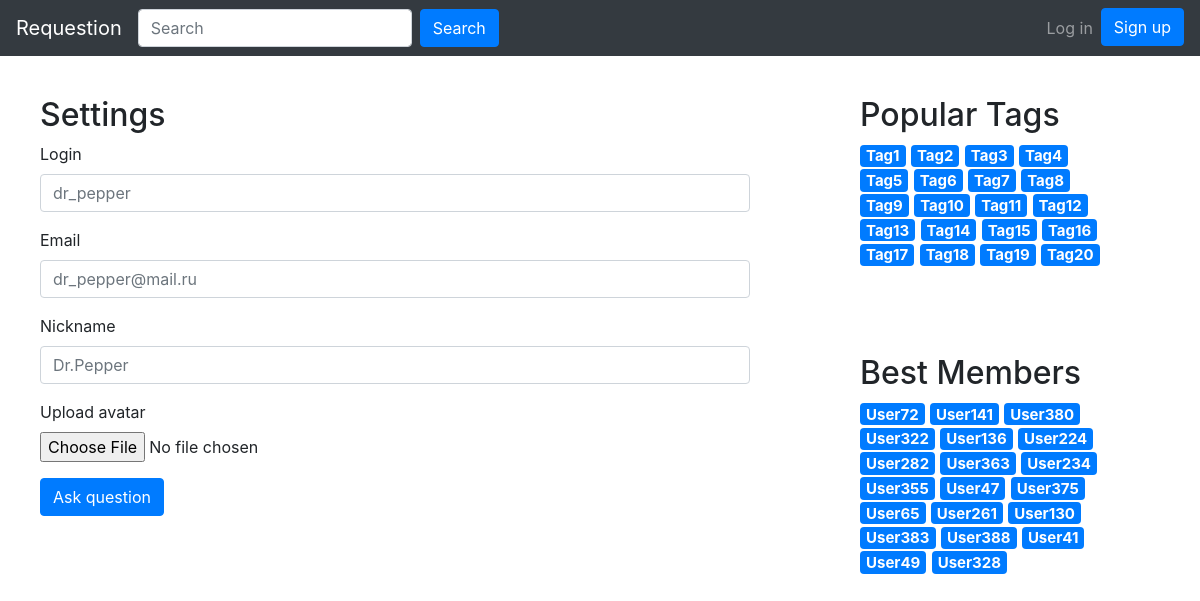
The page /settings on the database its author committed.
### ask/models.py (models this page shows)
class Tag(models.Model):
    id = models.AutoField(primary_key=True)
    name = models.CharField(max_length=100)
    path = models.CharField(max_length=100)
    objects = TagManager()
    def __str__(self):
        return self.name

class User(models.Model):
    id = models.AutoField(primary_key=True)
    username=models.CharField(max_length=100)
    registration_date = models.DateTimeField(default=timezone.now())
    rating = models.IntegerField(default=0)
    path = models.CharField(max_length=200)
    objects = UserManager()
    def __str__(self):
        return self.username

### ask/views.py (the view)
# urls.py: path('settings', views.settings, name='settings')
def settings(request):
    template = loader.get_template("settings.html")
    context = {
        "title": "Settings",
        "side_tags": {
            "title": "Popular Tags",
            "tags": Tag.objects.get_most_popular(SIDE_TAGS_NUMBER)
        },
        "best_members": {
            "title": "Best Members",
            "tags": User.objects.get_most_popular(SIDE_USERS_NUMBER)
        }
    }
    return HttpResponse(template.render(context, request))

### ask/models.py (called while the page is built)
    def get_most_popular(self, number):
        return self.all()[:number]

    def get_most_popular(self, amount):
        return self.all().order_by('-rating')[:amount]

### templates/settings.html
{% extends 'basic/base.html' %}
{% block content %}
<div class="h2">{{ title }}</div>
<form>
    <div class="form-group">
        <label for="settings-login">Login</label>
        <input class="form-control" id="settings-login" placeholder="dr_pepper">
    </div>
    <div class="form-group">
        <label for="settings-email">Email</label>
        <input class="form-control" id="settings-email" placeholder="dr_pepper@mail.ru">
    </div>
    <div class="form-group">
        <label for="settings-nickname">Nickname</label>
        <input class="form-control" id="settings-nickname" placeholder="Dr.Pepper">
    </div>
    <div class="form-group">
        <label for="settings-avatar">Upload avatar</label>
        <input type="file" class="form-control-file" id="exampleFormControlFile1">
    </div>
    <button type="submit" class="btn btn-primary">Ask question</button>
</form>
{% endblock %}

### templates/basic/tag_list.html
<div style="cursor:pointer;" onclick="window.location='#'"><div class="h2 underlined-title">{{ content.title }}</div></div>
<div>
    <h5 class="sidetag-container">
        {% for tag in content.tags %}
            <a href="/tag/{{ tag.path }}"><span class="badge badge-primary badge-link badge-special">{{ tag }}</span></a>
        {% endfor %}
    </h5>
</div>

### templates/basic/user_list.html
<div style="cursor:pointer;" onclick="window.location='#'"><div class="h2 underlined-title">{{ content.title }}</div></div>
<div>
    <h5 class="sidetag-container">
        {% for tag in content.tags %}
            <a href="user/{{ tag.path }}"><span class="badge badge-primary badge-link badge-special">{{ tag }}</span></a>
        {% endfor %}
    </h5>
</div>

### static/css/index.css (style rules this page uses)
.badge-special { transition: 0.5s; }
.underlined-title { position: relative; display: inline-block; }
.underlined-title:after { content: ''; position: absolute; width: 0; height: 4px; display: block; margin-top: -2px; right: 0; background: #000000; transition: width .2s ease; -webkit-transition: width .2s ease; }
.sidetag-container { padding-right: 15%; }

### rows shown on the page
Tag: name "Tag1"
Tag: name "Tag2"
Tag: name "Tag3"
Tag: name "Tag4"
Tag: name "Tag5"
Tag: name "Tag6"
Tag: name "Tag7"
Tag: name "Tag8"
Tag: name "Tag9"
Tag: name "Tag10"
Tag: name "Tag11"
Tag: name "Tag12"
Tag: name "Tag13"
Tag: name "Tag14"
Tag: name "Tag15"
Tag: name "Tag16"
Tag: name "Tag17"
Tag: name "Tag18"
Tag: name "Tag19"
Tag: name "Tag20"
User: username "User72"
User: username "User141"
User: username "User380"
User: username "User322"
User: username "User136"
User: username "User224"
User: username "User282"
User: username "User363"
User: username "User234"
User: username "User355"
User: username "User47"
User: username "User375"
User: username "User65"
User: username "User261"
User: username "User130"
User: username "User383"
User: username "User388"
User: username "User41"
User: username "User49"
User: username "User328"

### other values the page prints
{{ title }} "Settings"
{{ content.title }} "Popular Tags"
{{ content.title }} "Best Members"
